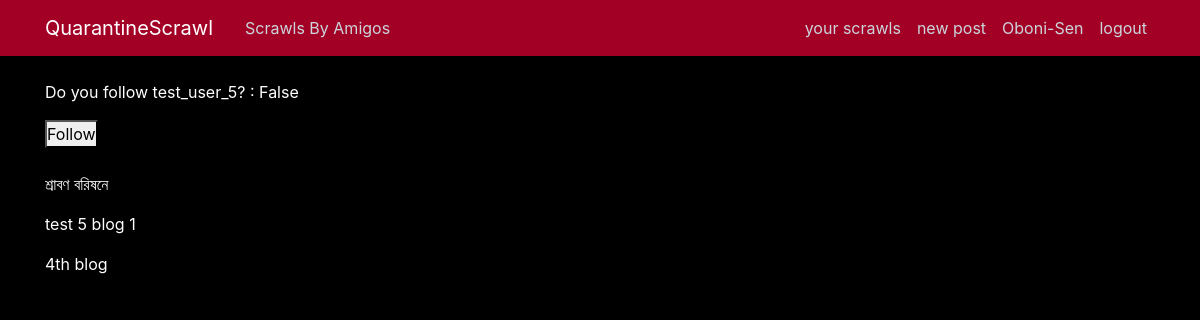
Screenshot of /user/test/5 (signed in) with the database file from the repository.
### users/models.py (models this page shows, shortened)
class Profile(models.Model):
    user = models.OneToOneField(User, on_delete=models.CASCADE)
    image = models.ImageField(default="poseidon.jpg", upload_to="profile_pics")
    follow = models.ManyToManyField(User, related_name="followers", blank=True)
    follower = models.ManyToManyField(User, related_name="follows", blank=True)

### blog/models.py (models this page shows, shortened)
class Post(models.Model):
    title = models.CharField(max_length=100)
    content = RichTextUploadingField()
    date = models.DateTimeField(default=timezone.now)
    author = models.ForeignKey(User, on_delete=models.CASCADE)
    liked = models.ManyToManyField(User, related_name="liked", default=None, blank=True)
    commented = models.ManyToManyField(
        User, related_name="commented", default=None, blank=True
    )

### blog/views.py (the view)
# urls.py: path("user/test/<int:pk>", TestDetailed.as_view(), name="test-details"),
class TestDetailed(DeleteView):
    model = Profile
    template_name = "blog/test2.html"
    def get_object(self, **kwargs):  # getting the pk from the url
        pk = self.kwargs.get("pk")
        viewProfile = Profile.objects.get(pk=pk)
        return viewProfile
    def get_context_data(self, **kwargs):
        context = super().get_context_data(**kwargs)
        viewProfile = self.get_object()
        loggedInProfile = Profile.objects.get(user=self.request.user)
        if viewProfile.user in loggedInProfile.follow.all():
            following = True
        else:
            following = False
        context["following"] = following
        context["posts"] = Post.objects.filter(author=viewProfile.user).order_by(
            "-date"
        )
        context["name"] = Profile.objects.filter(user=viewProfile.user)
        return context

### blog/templates/blog/test2.html (shortened to what this page needs)
{% extends "blog/base.html" %}
{% load static %}
{% block content %}
{% for n in name %}
<p style="color:white;">Do you follow {{n.user}}? : {{following}}</p>
{% if following %}
<form action="{% url 'follow-unfollow-view' %}" method="POST">
    {% csrf_token %}
    <input type="hidden" name="view_profile_pk" value="{{n.pk}}">
    <button type="submit">Unfollow</button>
</form>
{% else %}
<form action="{% url 'follow-unfollow-view' %}" method="POST">
    <button type="submit" >Follow</button>
</form>
{% endif %}
{% endfor %}
 <br>
{% for post in posts %}
<p style="color:white;">{{post.title}}</p>
{% endfor %}
{% endblock content %}

### blog/templates/blog/base.html (shortened to what this page needs)
{% load static %}
<!DOCTYPE html>
<html>
<head>
    <link rel="stylesheet" href="https://maxcdn.bootstrapcdn.com/bootstrap/4.0.0/css/bootstrap.min.css">
    <link rel="stylesheet" type="text/css" href="{% static 'blog/blog-css/main.css' %}">
    <link rel="stylesheet" type="text/css" href="{% static 'users/profile.css' %}">
</head>
<body>
    <header class="site-header">
      <nav class="navbar navbar-expand-md navbar-dark navbar-bg-steel fixed-top">
        <div class="container">
          <a class="navbar-brand mr-4" href="{% url 'home' %}">QuarantineScrawl</a>
          <div class="collapse navbar-collapse" id="navbarToggle">
            <div class="navbar-nav mr-auto">
              <a class="nav-item nav-link" href="{% url 'amigos-home' %}">Scrawls By Amigos</a>
            </div>
            <div class="navbar-nav">
              {% if user.is_authenticated %}
              <a class="nav-item nav-link" href="{% url 'user-posts' user.username  %}"> your scrawls</a>
              <a class="nav-item nav-link" href="{% url 'post-create' %}"> new post</a>
              <a class="nav-item nav-link" href="{% url 'profile' %}">{{user.username}}</a>
              <a class="nav-item nav-link" href="{% url 'logout' %}">logout</a>
              {% else %}
              <a class="nav-item nav-link" href="{% url 'login' %}">Login</a>
              <a class="nav-item nav-link" href="{% url 'register' %}">Register</a>
              {% endif %}
            </div>
          </div>
        </div>
      </nav>
    </header>
    <main role="main" class="container">
          {% block content %}{% endblock %}
    </main>
</body>
</html>

### blog/static/blog/blog-css/main.css (style rules this page uses)
body { background-color: black; margin-top: 5rem; }
.navbar-bg-steel { background-color: #a20025; }
.site-header .navbar-nav .nav-link { color: #cbd5db; font-weight: 400; }

### users/static/users/users-css/profile.css (style rules this page uses)
* { margin: 0px; padding: 0px; box-sizing: border-box; }

### rows the page displays
Profile: user "test_user_5", following "False"
Post: title "শ্রাবণ বরিষনে"
Post: title "test 5 blog 1"
Post: title "4th blog"

### other values shown
{{ user.username }} "Oboni-Sen"
